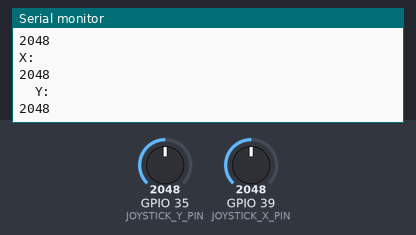
Bench run of a sketch on a simulated ESP32. On the bench: the last lines printed to the serial monitor. The test bench sets the inputs (shaded band); at power-on: GPIO 35 (JOYSTICK_Y_PIN) = 2048, GPIO 39 (JOYSTICK_X_PIN) = 2048. Nothing arrives over Bluetooth unless stated.

Above: at 2.2 s.
2.3 s: GPIO 35 (JOYSTICK_Y_PIN) set to 2866
At 2.31 s:
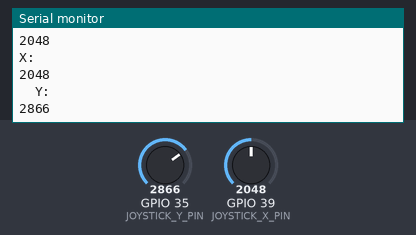
3.8 s: GPIO 39 (JOYSTICK_X_PIN) set to 1228
At 3.82 s:
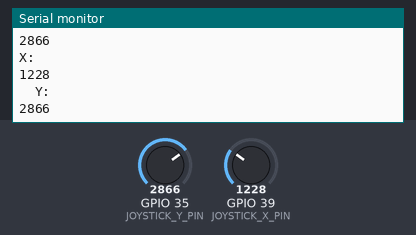
5.3 s: GPIO 35 (JOYSTICK_Y_PIN) set to 3603
At 5.32 s:
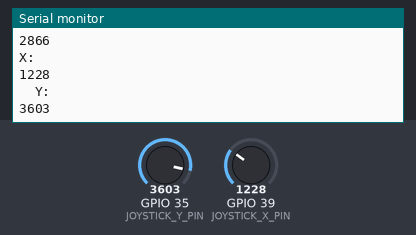
6.8 s: GPIO 39 (JOYSTICK_X_PIN) set to 491
At 6.83 s:
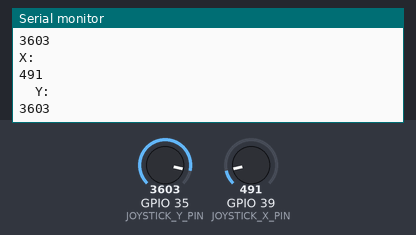
Timing chart, 0 to 9.3 s (numbered marks = the images above; inputs shaded):
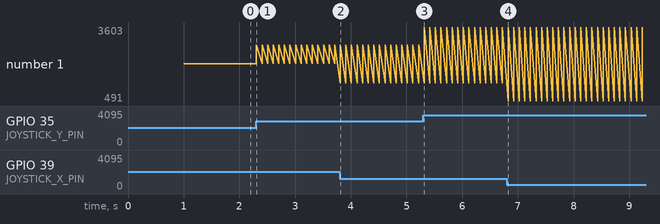

Measured:
- after the input at 2.3 s, the serial monitor: prints a new line at once (image 1)
- after the input at 3.8 s, the serial monitor: prints a new line at once (image 2)
- after the input at 5.3 s, the serial monitor: prints a new line at once (image 3)
- after the input at 6.8 s, the serial monitor: prints a new line at once (image 4)
- plotted number 1: 2048 → 2866 after the input at 2.3 s, 2866 → 3603 after the input at 5.3 s

The sketch:

Arduino_BT_Control.ino
```cpp
#include <BluetoothSerial.h>

// Define the address of the Raspberry Pi 4
String server_address = "E4:5F:01:C6:44:9B";  // Replace with your Raspberry Pi 4's Bluetooth address
// AC:67:B2:35:BF:9A
BluetoothSerial SerialBT;

////////////////////////////////////////////////////////////////////////////
const int JOYSTICK_X_PIN = 39;       // Connect VRX to A0
const int JOYSTICK_Y_PIN = 35;       // Connect VRY to A1
////////////////////////////////////////////////////////////////////////////


void setup() {
  // Start the SerialBT module
  SerialBT.begin("JoyStick_Controler");  // Set the name of the ESP32 Bluetooth device

  // Connect to the Raspberry Pi 4
  SerialBT.connect(server_address);

  Serial.begin(115200);

  // Wait for a short amount of time before sending the first data
  delay(1000);
}

void loop() {
  int x = analogRead(JOYSTICK_X_PIN);
  int y = analogRead(JOYSTICK_Y_PIN);

  Serial.println("X: ");
  Serial.println(x);
  Serial.println("\tY: ");
  Serial.println(y);

  // Format the data as a string
  String data = String(x, y);
  // Send the data over Bluetooth
  SerialBT.print(data);

  // Wait for a short amount of time before sending the next data
  delay(100);
}
```
